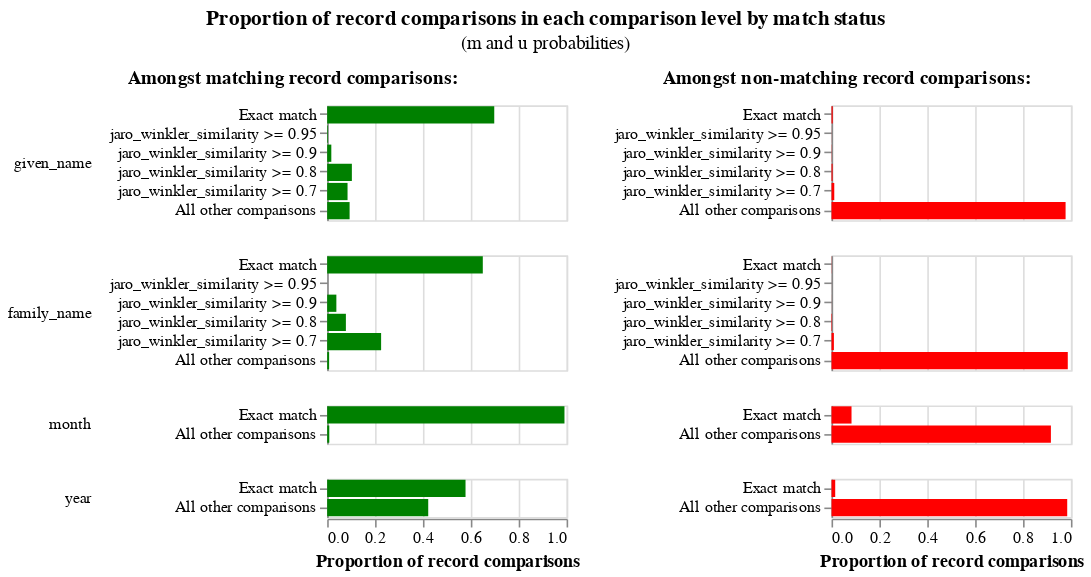

Write notebook code for a chart like this one.
### Code cell
linker.m_u_parameters_chart()

### Figure 1 — Vega-Lite specification as saved in the notebook (floating-point values rounded to 4 significant figures)
{"config": {"view": {"width": 400, "height": 300}, "title": {"anchor": "middle", "offset": 10}, "header": {"title": null}}, "hconcat": [{"mark": "bar", "title": {"text": "Amongst matching record comparisons:", "fontWeight": "bold", "fontSize": 12}, "encoding": {"row": {"type": "nominal", "field": "comparison_name", "sort": {"field": "comparison_sort_order"}, "header": {"labelAngle": 0, "labelAnchor": "middle", "labelAlign": "left"}}, "x": {"type": "quantitative", "field": "m_probability", "axis": {"title": "Proportion of record comparisons"}}, "y": {"type": "nominal", "axis": {"title": null}, "field": "label_for_charts", "sort": {"field": "comparison_vector_value", "order": "descending"}}, "tooltip": [{"type": "nominal", "field": "m_probability_description", "title": "m probability description"}, {"type": "nominal", "field": "comparison_name", "title": "Comparison column name"}, {"type": "ordinal", "field": "label_for_charts", "title": "Label"}, {"type": "nominal", "field": "sql_condition", "title": "SQL condition"}, {"type": "quantitative", "field": "m_probability", "format": ".4p", "title": "m probability"}, {"type": "quantitative", "field": "u_probability", "format": ".4p", "title": "u probability"}, {"type": "quantitative", "field": "bayes_factor", "title": "Bayes factor = m/u", "format": ",.4f"}, {"type": "quantitative", "field": "log2_bayes_factor", "title": "Match weight = log2(m/u)", "format": ",.4f"}], "color": {"value": "green"}}, "resolve": {"scale": {"y": "independent"}}, "transform": [{"filter": "(datum.bayes_factor != 'no-op filter due to vega lite issue 4680')"}], "width": 150, "height": {"step": 12}}, {"mark": "bar", "title": {"text": "Amongst non-matching record comparisons:", "fontWeight": "bold", "fontSize": 12}, "encoding": {"row": {"type": "nominal", "field": "comparison_name", "sort": {"field": "comparison_sort_order"}, "header": {"labels": false}}, "x": {"type": "quantitative", "field": "u_probability", "axis": {"title": "Proportion of record comparisons"}}, "y": {"type": "nominal", "axis": {"title": null}, "field": "label_for_charts", "sort": {"field": "comparison_vector_value", "order": "descending"}}, "tooltip": [{"type": "nominal", "field": "u_probability_description", "title": "u probability description"}, {"type": "nominal", "field": "comparison_name", "title": "Comparison column name"}, {"type": "ordinal", "field": "label_for_charts", "title": "Label"}, {"type": "nominal", "field": "sql_condition", "title": "SQL condition"}, {"type": "quantitative", "field": "m_probability", "format": ".4p", "title": "m probability"}, {"type": "quantitative", "field": "u_probability", "format": ".4p", "title": "u probability"}, {"type": "quantitative", "field": "bayes_factor", "title": "Bayes factor = m/u", "format": ",.4f"}, {"type": "quantitative", "field": "log2_bayes_factor", "title": "Match weight = log2(m/u)", "format": ",.4f"}], "color": {"value": "red"}}, "resolve": {"scale": {"y": "independent"}}, "transform": [{"filter": "(datum.bayes_factor != 'no-op filter2 due to vega lite issue 4680')"}], "width": 150, "height": {"step": 12}}], "data": {"values": [{"comparison_name": "given_name", "sql_condition": "\"given_name_l\" = \"given_name_r\"", "label_for_charts": "Exact match", "m_probability": 0.6979, "u_probability": 0.004999, "m_probability_description": "Amongst matching record comparisons, 69.79% of records are in the exact match comparison level", "u_probability_description": "Amongst non-matching record comparisons, 0.50% of records are in the exact match comparison level", "has_tf_adjustments": true, "tf_adjustment_column": "given_name", "tf_adjustment_weight": 1.0, "is_null_level": false, "bayes_factor": 139.6, "log2_bayes_factor": 7.125, "comparison_vector_value": 5, "max_comparison_vector_value": 5, "bayes_factor_description": "If comparison level is `exact match` then comparison is 139.61 times more likely to be a match", "probability_two_random_records_match": 4.3e-07, "comparison_sort_order": 0}, {"comparison_name": "given_name", "sql_condition": "jaro_winkler_similarity(\"given_name_l\", \"given_name_r\") >= 0.95", "label_for_charts": "jaro_winkler_similarity >= 0.95", "m_probability": 0.002932, "u_probability": 0.0003547, "m_probability_description": "Amongst matching record comparisons, 0.29% of records are in the jaro_winkler_similarity >= 0.95 comparison level", "u_probability_description": "Amongst non-matching record comparisons, 0.04% of records are in the jaro_winkler_similarity >= 0.95 comparison level", "has_tf_adjustments": false, "tf_adjustment_column": null, "tf_adjustment_weight": 1.0, "is_null_level": false, "bayes_factor": 8.265, "log2_bayes_factor": 3.047, "comparison_vector_value": 4, "max_comparison_vector_value": 5, "bayes_factor_description": "If comparison level is `jaro_winkler_similarity >= 0.95` then comparison is 8.26 times more likely to be a match", "probability_two_random_records_match": 4.3e-07, "comparison_sort_order": 0}, {"comparison_name": "given_name", "sql_condition": "jaro_winkler_similarity(\"given_name_l\", \"given_name_r\") >= 0.9", "label_for_charts": "jaro_winkler_similarity >= 0.9", "m_probability": 0.0173, "u_probability": 0.0008904, "m_probability_description": "Amongst matching record comparisons, 1.73% of records are in the jaro_winkler_similarity >= 0.9 comparison level", "u_probability_description": "Amongst non-matching record comparisons, 0.09% of records are in the jaro_winkler_similarity >= 0.9 comparison level", "has_tf_adjustments": false, "tf_adjustment_column": null, "tf_adjustment_weight": 1.0, "is_null_level": false, "bayes_factor": 19.43, "log2_bayes_factor": 4.28, "comparison_vector_value": 3, "max_comparison_vector_value": 5, "bayes_factor_description": "If comparison level is `jaro_winkler_similarity >= 0.9` then comparison is 19.43 times more likely to be a match", "probability_two_random_records_match": 4.3e-07, "comparison_sort_order": 0}, {"comparison_name": "given_name", "sql_condition": "jaro_winkler_similarity(\"given_name_l\", \"given_name_r\") >= 0.8", "label_for_charts": "jaro_winkler_similarity >= 0.8", "m_probability": 0.1031, "u_probability": 0.004503, "m_probability_description": "Amongst matching record comparisons, 10.31% of records are in the jaro_winkler_similarity >= 0.8 comparison level", "u_probability_description": "Amongst non-matching record comparisons, 0.45% of records are in the jaro_winkler_similarity >= 0.8 comparison level", "has_tf_adjustments": false, "tf_adjustment_column": null, "tf_adjustment_weight": 1.0, "is_null_level": false, "bayes_factor": 22.9, "log2_bayes_factor": 4.517, "comparison_vector_value": 2, "max_comparison_vector_value": 5, "bayes_factor_description": "If comparison level is `jaro_winkler_similarity >= 0.8` then comparison is 22.90 times more likely to be a match", "probability_two_random_records_match": 4.3e-07, "comparison_sort_order": 0}, {"comparison_name": "given_name", "sql_condition": "jaro_winkler_similarity(\"given_name_l\", \"given_name_r\") >= 0.7", "label_for_charts": "jaro_winkler_similarity >= 0.7", "m_probability": 0.08507, "u_probability": 0.01151, "m_probability_description": "Amongst matching record comparisons, 8.51% of records are in the jaro_winkler_similarity >= 0.7 comparison level", "u_probability_description": "Amongst non-matching record comparisons, 1.15% of records are in the jaro_winkler_similarity >= 0.7 comparison level", "has_tf_adjustments": false, "tf_adjustment_column": null, "tf_adjustment_weight": 1.0, "is_null_level": false, "bayes_factor": 7.388, "log2_bayes_factor": 2.885, "comparison_vector_value": 1, "max_comparison_vector_value": 5, "bayes_factor_description": "If comparison level is `jaro_winkler_similarity >= 0.7` then comparison is 7.39 times more likely to be a match", "probability_two_random_records_match": 4.3e-07, "comparison_sort_order": 0}, {"comparison_name": "given_name", "sql_condition": "ELSE", "label_for_charts": "All other comparisons", "m_probability": 0.09368, "u_probability": 0.9777, "m_probability_description": "Amongst matching record comparisons, 9.37% of records are in the all other comparisons comparison level", "u_probability_description": "Amongst non-matching record comparisons, 97.77% of records are in the all other comparisons comparison level", "has_tf_adjustments": false, "tf_adjustment_column": null, "tf_adjustment_weight": 1.0, "is_null_level": false, "bayes_factor": 0.09581, "log2_bayes_factor": -3.384, "comparison_vector_value": 0, "max_comparison_vector_value": 5, "bayes_factor_description": "If comparison level is `all other comparisons` then comparison is  10.44 times less likely to be a match", "probability_two_random_records_match": 4.3e-07, "comparison_sort_order": 0}, {"comparison_name": "family_name", "sql_condition": "\"family_name_l\" = \"family_name_r\"", "label_for_charts": "Exact match", "m_probability": 0.65, "u_probability": 0.0006834, "m_probability_description": "Amongst matching record comparisons, 65.00% of records are in the exact match comparison level", "u_probability_description": "Amongst non-matching record comparisons, 0.07% of records are in the exact match comparison level", "has_tf_adjustments": true, "tf_adjustment_column": "family_name", "tf_adjustment_weight": 1.0, "is_null_level": false, "bayes_factor": 951.1, "log2_bayes_factor": 9.894, "comparison_vector_value": 5, "max_comparison_vector_value": 5, "bayes_factor_description": "If comparison level is `exact match` then comparison is 951.14 times more likely to be a match", "probability_two_random_records_match": 4.3e-07, "comparison_sort_order": 1}, {"comparison_name": "family_name", "sql_condition": "jaro_winkler_similarity(\"family_name_l\", \"family_name_r\") >= 0.95", "label_for_charts": "jaro_winkler_similarity >= 0.95", "m_probability": 2.479e-07, "u_probability": 0.0001244, "m_probability_description": "Amongst matching record comparisons, 0.00% of records are in the jaro_winkler_similarity >= 0.95 comparison level", "u_probability_description": "Amongst non-matching record comparisons, 0.01% of records are in the jaro_winkler_similarity >= 0.95 comparison level", "has_tf_adjustments": false, "tf_adjustment_column": null, "tf_adjustment_weight": 1.0, "is_null_level": false, "bayes_factor": 0.001992, "log2_bayes_factor": -8.972, "comparison_vector_value": 4, "max_comparison_vector_value": 5, "bayes_factor_description": "If comparison level is `jaro_winkler_similarity >= 0.95` then comparison is  501.99 times less likely to be a match", "probability_two_random_records_match": 4.3e-07, "comparison_sort_order": 1}, {"comparison_name": "family_name", "sql_condition": "jaro_winkler_similarity(\"family_name_l\", \"family_name_r\") >= 0.9", "label_for_charts": "jaro_winkler_similarity >= 0.9", "m_probability": 0.03836, "u_probability": 0.0002378, "m_probability_description": "Amongst matching record comparisons, 3.84% of records are in the jaro_winkler_similarity >= 0.9 comparison level", "u_probability_description": "Amongst non-matching record comparisons, 0.02% of records are in the jaro_winkler_similarity >= 0.9 comparison level", "has_tf_adjustments": false, "tf_adjustment_column": null, "tf_adjustment_weight": 1.0, "is_null_level": false, "bayes_factor": 161.3, "log2_bayes_factor": 7.334, "comparison_vector_value": 3, "max_comparison_vector_value": 5, "bayes_factor_description": "If comparison level is `jaro_winkler_similarity >= 0.9` then comparison is 161.33 times more likely to be a match", "probability_two_random_records_match": 4.3e-07, "comparison_sort_order": 1}, {"comparison_name": "family_name", "sql_condition": "jaro_winkler_similarity(\"family_name_l\", \"family_name_r\") >= 0.8", "label_for_charts": "jaro_winkler_similarity >= 0.8", "m_probability": 0.07817, "u_probability": 0.002157, "m_probability_description": "Amongst matching record comparisons, 7.82% of records are in the jaro_winkler_similarity >= 0.8 comparison level", "u_probability_description": "Amongst non-matching record comparisons, 0.22% of records are in the jaro_winkler_similarity >= 0.8 comparison level", "has_tf_adjustments": false, "tf_adjustment_column": null, "tf_adjustment_weight": 1.0, "is_null_level": false, "bayes_factor": 36.25, "log2_bayes_factor": 5.18, "comparison_vector_value": 2, "max_comparison_vector_value": 5, "bayes_factor_description": "If comparison level is `jaro_winkler_similarity >= 0.8` then comparison is 36.25 times more likely to be a match", "probability_two_random_records_match": 4.3e-07, "comparison_sort_order": 1}, {"comparison_name": "family_name", "sql_condition": "jaro_winkler_similarity(\"family_name_l\", \"family_name_r\") >= 0.7", "label_for_charts": "jaro_winkler_similarity >= 0.7", "m_probability": 0.2253, "u_probability": 0.009901, "m_probability_description": "Amongst matching record comparisons, 22.53% of records are in the jaro_winkler_similarity >= 0.7 comparison level", "u_probability_description": "Amongst non-matching record comparisons, 0.99% of records are in the jaro_winkler_similarity >= 0.7 comparison level", "has_tf_adjustments": false, "tf_adjustment_column": null, "tf_adjustment_weight": 1.0, "is_null_level": false, "bayes_factor": 22.76, "log2_bayes_factor": 4.508, "comparison_vector_value": 1, "max_comparison_vector_value": 5, "bayes_factor_description": "If comparison level is `jaro_winkler_similarity >= 0.7` then comparison is 22.76 times more likely to be a match", "probability_two_random_records_match": 4.3e-07, "comparison_sort_order": 1}, {"comparison_name": "family_name", "sql_condition": "ELSE", "label_for_charts": "All other comparisons", "m_probability": 0.00813, "u_probability": 0.9869, "m_probability_description": "Amongst matching record comparisons, 0.81% of records are in the all other comparisons comparison level", "u_probability_description": "Amongst non-matching record comparisons, 98.69% of records are in the all other comparisons comparison level", "has_tf_adjustments": false, "tf_adjustment_column": null, "tf_adjustment_weight": 1.0, "is_null_level": false, "bayes_factor": 0.008238, "log2_bayes_factor": -6.923, "comparison_vector_value": 0, "max_comparison_vector_value": 5, "bayes_factor_description": "If comparison level is `all other comparisons` then comparison is  121.38 times less likely to be a match", "probability_two_random_records_match": 4.3e-07, "comparison_sort_order": 1}, {"comparison_name": "month", "sql_condition": "\"month_l\" = \"month_r\"", "label_for_charts": "Exact match", "m_probability": 0.9912, "u_probability": 0.08357, "m_probability_description": "Amongst matching record comparisons, 99.12% of records are in the exact match comparison level", "u_probability_description": "Amongst non-matching record comparisons, 8.36% of records are in the exact match comparison level", "has_tf_adjustments": false, "tf_adjustment_column": null, "tf_adjustment_weight": 1.0, "is_null_level": false, "bayes_factor": 11.86, "log2_bayes_factor": 3.568, "comparison_vector_value": 1, "max_comparison_vector_value": 1, "bayes_factor_description": "If comparison level is `exact match` then comparison is 11.86 times more likely to be a match", "probability_two_random_records_match": 4.3e-07, "comparison_sort_order": 2}, {"comparison_name": "month", "sql_condition": "ELSE", "label_for_charts": "All other comparisons", "m_probability": 0.008804, "u_probability": 0.9164, "m_probability_description": "Amongst matching record comparisons, 0.88% of records are in the all other comparisons comparison level", "u_probability_description": "Amongst non-matching record comparisons, 91.64% of records are in the all other comparisons comparison level", "has_tf_adjustments": false, "tf_adjustment_column": null, "tf_adjustment_weight": 1.0, "is_null_level": false, "bayes_factor": 0.009607, "log2_bayes_factor": -6.702, "comparison_vector_value": 0, "max_comparison_vector_value": 1, "bayes_factor_description": "If comparison level is `all other comparisons` then comparison is  104.09 times less likely to be a match", "probability_two_random_records_match": 4.3e-07, "comparison_sort_order": 2}, {"comparison_name": "year", "sql_condition": "\"year_l\" = \"year_r\"", "label_for_charts": "Exact match", "m_probability": 0.5779, "u_probability": 0.01545, "m_probability_description": "Amongst matching record comparisons, 57.79% of records are in the exact match comparison level", "u_probability_description": "Amongst non-matching record comparisons, 1.54% of records are in the exact match comparison level", "has_tf_adjustments": true, "tf_adjustment_column": "year", "tf_adjustment_weight": 1.0, "is_null_level": false, "bayes_factor": 37.41, "log2_bayes_factor": 5.225, "comparison_vector_value": 1, "max_comparison_vector_value": 1, "bayes_factor_description": "If comparison level is `exact match` then comparison is 37.41 times more likely to be a match", "probability_two_random_records_match": 4.3e-07, "comparison_sort_order": 3}, {"comparison_name": "year", "sql_condition": "ELSE", "label_for_charts": "All other comparisons", "m_probability": 0.4221, "u_probability": 0.9846, "m_probability_description": "Amongst matching record comparisons, 42.21% of records are in the all other comparisons comparison level", "u_probability_description": "Amongst non-matching record comparisons, 98.46% of records are in the all other comparisons comparison level", "has_tf_adjustments": false, "tf_adjustment_column": null, "tf_adjustment_weight": 1.0, "is_null_level": false, "bayes_factor": 0.4287, "log2_bayes_factor": -1.222, "comparison_vector_value": 0, "max_comparison_vector_value": 1, "bayes_factor_description": "If comparison level is `all other comparisons` then comparison is  2.33 times less likely to be a match", "probability_two_random_records_match": 4.3e-07, "comparison_sort_order": 3}]}, "title": {"text": "Proportion of record comparisons in each comparison level by match status", "subtitle": "(m and u probabilities)"}, "$schema": "https://vega.github.io/schema/vega-lite/v4.json"}
